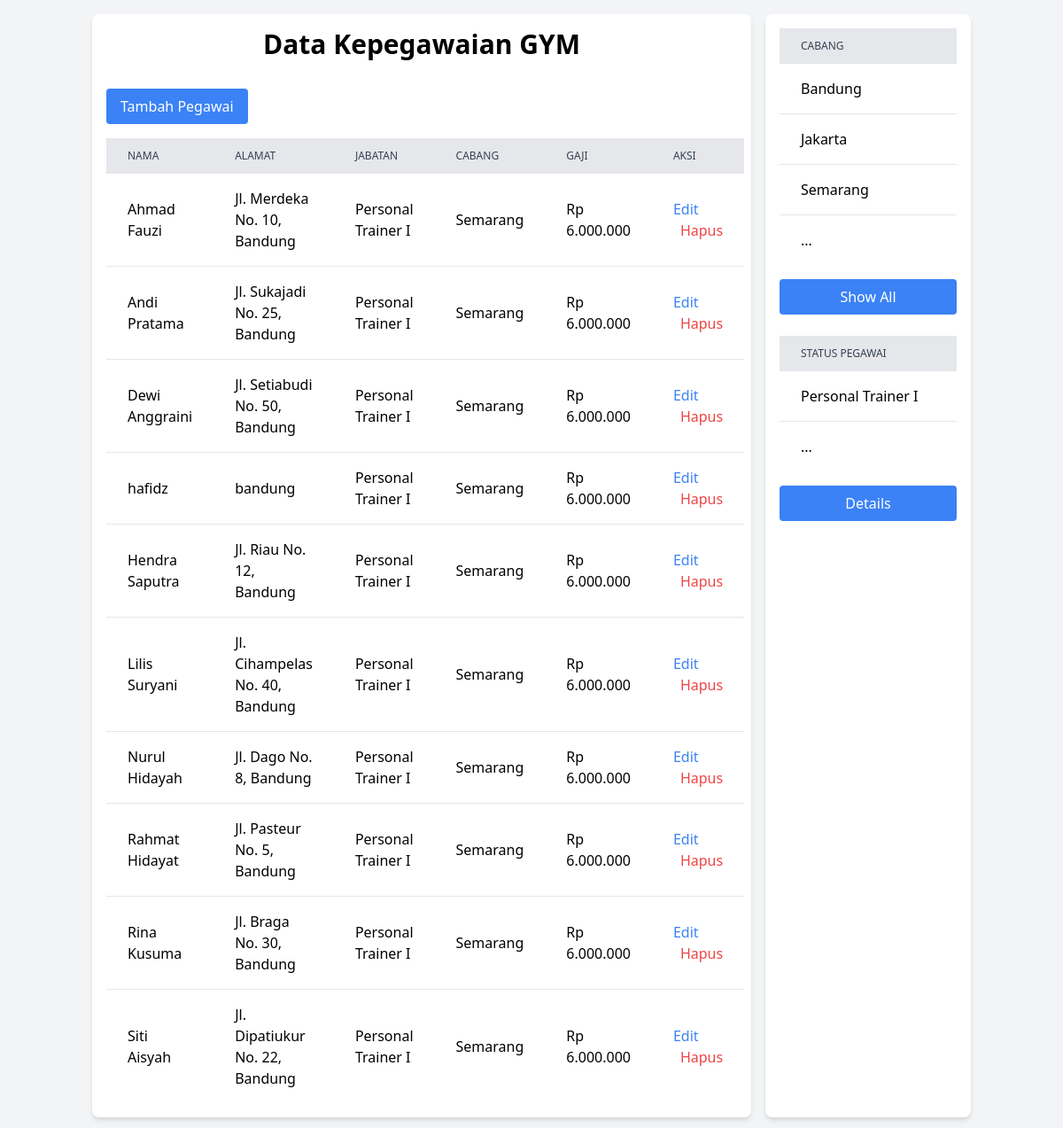
The page / on the database its author committed.
### tables this page shows
CREATE TABLE `pegawai` (
  `id_pegawai` int(11) NOT NULL,
  `nama` varchar(100) NOT NULL,
  `alamat` text NOT NULL,
  `tanggal_lahir` date NOT NULL,
  `jenis_kelamin` enum('L','P') NOT NULL,
  `id_jabatan` int(11) DEFAULT NULL,
  `id_cabang` int(11) DEFAULT NULL
);

CREATE TABLE `jabatan` (
  `id_jabatan` int(11) NOT NULL,
  `nama_jabatan` varchar(100) NOT NULL,
  `gaji_pokok` decimal(10,2) NOT NULL
);

CREATE TABLE `cabang` (
  `id_cabang` int(11) NOT NULL,
  `nama_cabang` varchar(100) NOT NULL,
  `alamat_cabang` text NOT NULL
);

### index.php (the view, shortened to what this page needs)
<?php
include 'koneksi.php';
$stored_query = "CALL get_pegawai_jabatan()";
$result = mysqli_query($koneksi, $stored_query);
mysqli_next_result($koneksi);
$query_cabang = "SELECT * FROM Cabang LIMIT 3";
$result_cabang = mysqli_query($koneksi, $query_cabang);
$query_jabatan = "SELECT * FROM Jabatan LIMIT 3";
$result_jabatan = mysqli_query($koneksi, $query_jabatan);
?>
<!DOCTYPE html>
<html lang="en">
<head>
    <link href="https://cdn.jsdelivr.net/npm/tailwindcss@2.2.19/dist/tailwind.min.css" rel="stylesheet">
</head>
<body class="bg-gray-100">
    <div class="container mx-auto p-4 flex space-x-4">
        <div class="w-3/4 bg-white shadow-md rounded-lg p-4">
            <h1 class="text-3xl font-bold text-center mb-8">Data Kepegawaian GYM</h1>
            <a href="tambah_pegawai.php" class="bg-blue-500 text-white px-4 py-2 rounded mb-4 inline-block">Tambah Pegawai</a>
            <table class="min-w-full">
                <thead class="bg-gray-200">
                    <tr>
                        <th class="px-6 py-3 text-left text-xs font-medium text-gray-700 uppercase">Nama</th>
                        <th class="px-6 py-3 text-left text-xs font-medium text-gray-700 uppercase">Alamat</th>
                        <th class="px-6 py-3 text-left text-xs font-medium text-gray-700 uppercase">Jabatan</th>
                        <th class="px-6 py-3 text-left text-xs font-medium text-gray-700 uppercase">Cabang</th>
                        <th class="px-6 py-3 text-left text-xs font-medium text-gray-700 uppercase">Gaji</th>
                        <th class="px-6 py-3 text-left text-xs font-medium text-gray-700 uppercase">Aksi</th>
                    </tr>
                </thead>
                <tbody class="divide-y divide-gray-200">
                    <?php while ($row = mysqli_fetch_assoc($result)): ?>
                    <tr>
                        <td class="px-6 py-4"><?= $row['nama'] ?></td>
                        <td class="px-6 py-4"><?= $row['alamat'] ?></td>
                        <td class="px-6 py-4"><?= $row['nama_jabatan'] ?></td>
                        <td class="px-6 py-4"><?= $row['nama_cabang'] ?></td>
                        <td class="px-6 py-4"><?= "Rp " . number_format($row['gaji_pokok'], 0, ',', '.') ?></td>
                        <td class="px-6 py-4">
                            <a href="edit.php?id=<?= $row['id_pegawai'] ?>" class="text-blue-500 hover:text-blue-700 border-solid">Edit</a>
                            <a href="hapus.php?id=<?= $row['id_pegawai'] ?>" class="text-red-500 hover:text-red-700 ml-2 border-solid" onclick="return confirm('Apakah Anda yakin?')">Hapus</a>
                        </td>
                    </tr>
                    <?php endwhile; ?>
                </tbody>
            </table>
        </div>
        <div class="w-1/4 bg-white shadow-md rounded-lg p-4">
            <div>
            <table class="min-w-full">
                <thead class="bg-gray-200">
                    <tr>
                        <th class="px-6 py-3 text-left text-xs font-medium text-gray-700 uppercase">Cabang</th>
                    </tr>
                </thead>
                <tbody class="divide-y divide-gray-200">
                    <?php while ($cabang = mysqli_fetch_assoc($result_cabang)): ?>
                    <tr>
                        <td class="px-6 py-4"><?= $cabang['nama_cabang'] ?></td>
                    </tr>
                    <?php endwhile; ?>
                    <tr>
                        <td class="px-6 py-4">...</td>
                    </tr>
                </tbody>
            </table>
            <a href="./pages/cabang/cabang.php" class="mt-4 inline-block bg-blue-500 text-white px-4 py-2 rounded w-full text-center">Show All</a>
            </div>
            <br>
            <div>
            <table class="min-w-full">
                <thead class="bg-gray-200">
                    <tr>
                        <th class="px-6 py-3 text-left text-xs font-medium text-gray-700 uppercase">Status Pegawai</th>
                    </tr>
                </thead>
                <tbody class="divide-y divide-gray-200">
                    <?php while ($cabang = mysqli_fetch_assoc($result_jabatan)): ?>
                    <tr>
                        <td class="px-6 py-4"><?= $cabang['nama_jabatan'] ?></td>
                    </tr>
                    <?php endwhile; ?>
                    <tr>
                    <td class="px-6 py-4">...</td>
                    </tr>
                </tbody>
            </table>
            <a href="./pages/jabatan/jabatan.php" class="mt-4 inline-block bg-blue-500 text-white px-4 py-2 rounded w-full text-center">Details</a>
            </div>
        </div>
    </div>
</body>
</html>

### rows shown on the page
pegawai: nama "Ahmad Fauzi", alamat "Jl. Merdeka No. 10, Bandung", id_jabatan.nama_jabatan "Personal Trainer I", id_cabang.nama_cabang "Semarang", id_jabatan.gaji_pokok "6.000.000"
pegawai: nama "Andi Pratama", alamat "Jl. Sukajadi No. 25, Bandung", id_jabatan.nama_jabatan "Personal Trainer I", id_cabang.nama_cabang "Semarang", id_jabatan.gaji_pokok "6.000.000"
pegawai: nama "Dewi Anggraini", alamat "Jl. Setiabudi No. 50, Bandung", id_jabatan.nama_jabatan "Personal Trainer I", id_cabang.nama_cabang "Semarang", id_jabatan.gaji_pokok "6.000.000"
pegawai: nama "hafidz", alamat "bandung", id_jabatan.nama_jabatan "Personal Trainer I", id_cabang.nama_cabang "Semarang", id_jabatan.gaji_pokok "6.000.000"
pegawai: nama "Hendra Saputra", alamat "Jl. Riau No. 12, Bandung", id_jabatan.nama_jabatan "Personal Trainer I", id_cabang.nama_cabang "Semarang", id_jabatan.gaji_pokok "6.000.000"
pegawai: nama "Lilis Suryani", alamat "Jl. Cihampelas No. 40, Bandung", id_jabatan.nama_jabatan "Personal Trainer I", id_cabang.nama_cabang "Semarang", id_jabatan.gaji_pokok "6.000.000"
pegawai: nama "Nurul Hidayah", alamat "Jl. Dago No. 8, Bandung", id_jabatan.nama_jabatan "Personal Trainer I", id_cabang.nama_cabang "Semarang", id_jabatan.gaji_pokok "6.000.000"
pegawai: nama "Rahmat Hidayat", alamat "Jl. Pasteur No. 5, Bandung", id_jabatan.nama_jabatan "Personal Trainer I", id_cabang.nama_cabang "Semarang", id_jabatan.gaji_pokok "6.000.000"
pegawai: nama "Rina Kusuma", alamat "Jl. Braga No. 30, Bandung", id_jabatan.nama_jabatan "Personal Trainer I", id_cabang.nama_cabang "Semarang", id_jabatan.gaji_pokok "6.000.000"
pegawai: nama "Siti Aisyah", alamat "Jl. Dipatiukur No. 22, Bandung", id_jabatan.nama_jabatan "Personal Trainer I", id_cabang.nama_cabang "Semarang", id_jabatan.gaji_pokok "6.000.000"
cabang: nama_cabang "Bandung"
cabang: nama_cabang "Jakarta"
cabang: nama_cabang "Semarang"
jabatan: nama_jabatan "Personal Trainer I"
